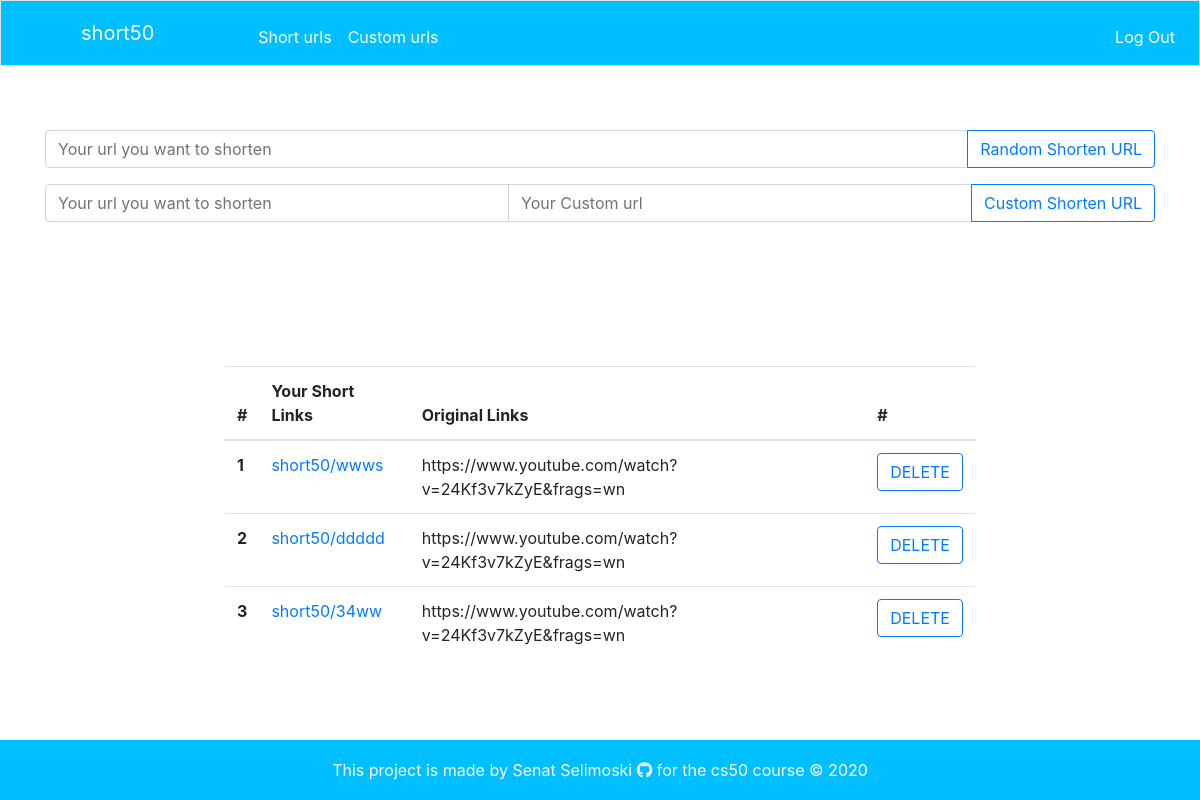
Before: /home (signed in) with the older database file.
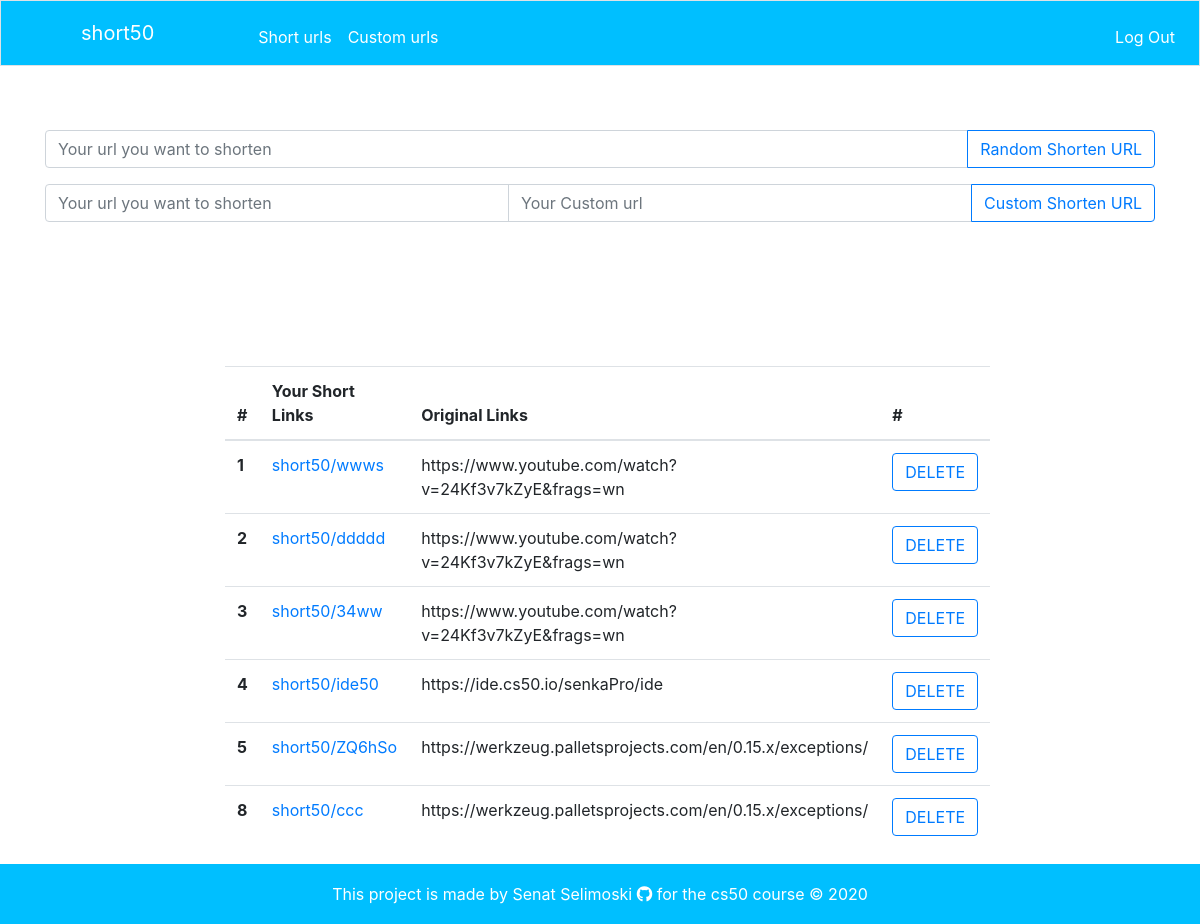
After: the same page with the newer database file.
### models.py (models this page shows, shortened)
class ShortUrl(db.Model):
    __tablename__ = 'shortenurls'
    id = db.Column(db.Integer, primary_key=True)
    user = db.Column(db.String, db.ForeignKey('users.username'), nullable=False)
    link = db.Column(db.String, nullable=False)
    short_code = db.Column(db.String, unique=True)
    custom_code = db.Column(db.String, unique=True)

### app.py (the view)
@app.route("/home")
@login_required
def home():
    try:
        user = User.query.filter_by(username=session['username']).first()
        codes = user.links
    except HTTPException as e:
        return e
    return render_template('home.html', user=user,codes=codes)

### helpers.py (called while the page is built)
def login_required(f):
    @wraps(f)
    def decorated_function(*args, **kwargs):
        user = User.query.filter_by(username=session['username']).first()
        if user.is_authenticated == False:
            return redirect("/login")
        return f(*args, **kwargs)
    return decorated_function

### templates/home.html (shortened to what this page needs)
{% extends "base.html" %}
{% block body%}
<div class="container" id="links-inputs">
    <div class="row">
        <div class="col">
            <form  action="{{url_for('random_shorten')}}"method="post" >
            <div class="input-group mb-3">
              <input type="text" name="url" class="form-control" placeholder="Your url you want to shorten" aria-label="Recipient's username" aria-describedby="basic-addon2">
              <div class="input-group-append">
                <button class="btn btn-outline-primary" type="submit">Random Shorten URL</button>
              </div>
            </div>
            </form>
        </div>
        </div>
        <div class="row">
        <div class="col">
        <form action="{{url_for('custom_shorten')}}"method="post" >
        <div class="input-group mb-3">
          <input type="text" name="url" class="form-control" placeholder="Your url you want to shorten" aria-label="Recipient's username" aria-describedby="basic-addon2">
          <input type="text" name="custom_url"class="form-control" placeholder="Your Custom url">
          <div class="input-group-append">
            <button class="btn btn-outline-primary" type="submit">Custom Shorten URL</button>
          </div>
        </div>
        </form>
        </div>
        </div>
    </div>
</div>
<div class="container-fluid">
<div class="row">
    <div class="col-md-8 offset-2">
    {% if codes %}
    <table class="table table-hover">
        <thead>
        <tr>
          <th scope="col">#</th>
          <th scope="col">Your Short Links</th>
          <th scope="col">Original Links</th>
          <th scope="col">#</th>
        </tr>
        </thead>
        <tbody>
        {% for code in codes %}
        <tr>
        {% if code.short_code  %}
          <th scope="row">{{code.id}}</th>
          <td><a href="/{{code.short_code}}" target="_blank">short50/{{code.short_code}}</a></td>
          <td>{{code.link}}</td>
          <td><button class="btn btn-outline-primary">DELETE</button></td>
        {% else %}
          <th scope="row">{{code.id}}</th>
            <td><a href="/{{code.custom_code}}"target="_blank">short50/{{code.custom_code}}</a></td>
            <td>{{code.link}}</td>
            <td><button class="btn btn-outline-primary">DELETE</button></td>
          </tr>
        {%endif%}
        {% endfor %}
        </tbody>
    </table>
    {% endif %}
</div>
</div>
</div>
{% endblock %}

### templates/base.html (shortened to what this page needs)
<!doctype html>
<html lang="en">
  <head>
    <link rel="stylesheet" href="https://use.fontawesome.com/releases/v5.8.2/css/all.css">
    <link rel="stylesheet" href="https://stackpath.bootstrapcdn.com/bootstrap/4.4.1/css/bootstrap.min.css">
    <link rel="stylesheet" href="static/main.css" >
  </head>
  <body>
    <nav class="navbar navbar-expand-md navbar-light bg-light border">
        <a class="navbar-brand" href="{{url_for('home')}}"><span>short50</span></a>
        <div class="collapse navbar-collapse" id="navbar">
            {% if session.username %}
                <ul class="navbar-nav mr-auto mt-2">
                    <li class="nav-item"><a class="nav-link" href="/quote">Short urls</a></li>
                    <li class="nav-item"><a class="nav-link" href="/buy">Custom urls</a></li>
                </ul>
                <ul class="navbar-nav ml-auto mt-2">
                    <li class="nav-item"><a class="nav-link" href="{{url_for('logout')}}">Log Out</a></li>
                </ul>
            {% else %}
                <ul class="navbar-nav ml-auto mt-2">
                    <li class="nav-item"><a class="nav-link" style="color:#fff!important" href="{{url_for('register')}}">Sign up</a></li>
                    <li class="nav-item"><a class="nav-link" style="color:#fff!important" href="{{url_for('login')}}">Login</a></li>
                </ul>
            {% endif %}
        </div>
    </nav>
    <div class="container-fluid">
        <div class="row">
            {% block body%}
            {% endblock %}
        </div>
    <footer class="footer">
        <div class="footer-container">
            <span class="text-muted">This project is made by Senat Selimoski <a href="https://github.com/senkaPro" target="_blank"><i class="fab fa-github"></i></a> for the cs50 course &copy; 2020</span>
        </div>
    </footer>
  </body>
</html>

### static/main.css (style rules this page uses)
.bg-light { background-color: deepskyblue!important; }
.navbar-light .navbar-nav .nav-link { color: #fff; }
.navbar-light .navbar-brand { color: #fff; }
.navbar-brand { padding-left: 4rem; }
html { position: relative; min-height: 100%; }
body { margin-bottom: 60px; }
.footer { position: absolute; bottom: 0; width: 100%; height: 60px; line-height: 60px; background-color: deepskyblue; }
.footer-container { width: auto; padding: 0 10px; text-align: center; }
.text-muted { color: #fff !important; }
.text-muted a { color: #fff !important; font-weight: bold; }
.navbar-nav { margin-left:5rem; }
#links-inputs { margin-top:4rem; }
.table { margin-top:8rem; }

Changed rows visible on the page:
added ShortUrl: id "4", custom_code "ide50", link "https://ide.cs50.io/senkaPro/ide"
added ShortUrl: id "5", short_code "ZQ6hSo", link "https://werkzeug.palletsprojects.com/en/0.15.x/exceptions/"
added ShortUrl: id "8", custom_code "ccc", link "https://werkzeug.palletsprojects.com/en/0.15.x/exceptions/"
